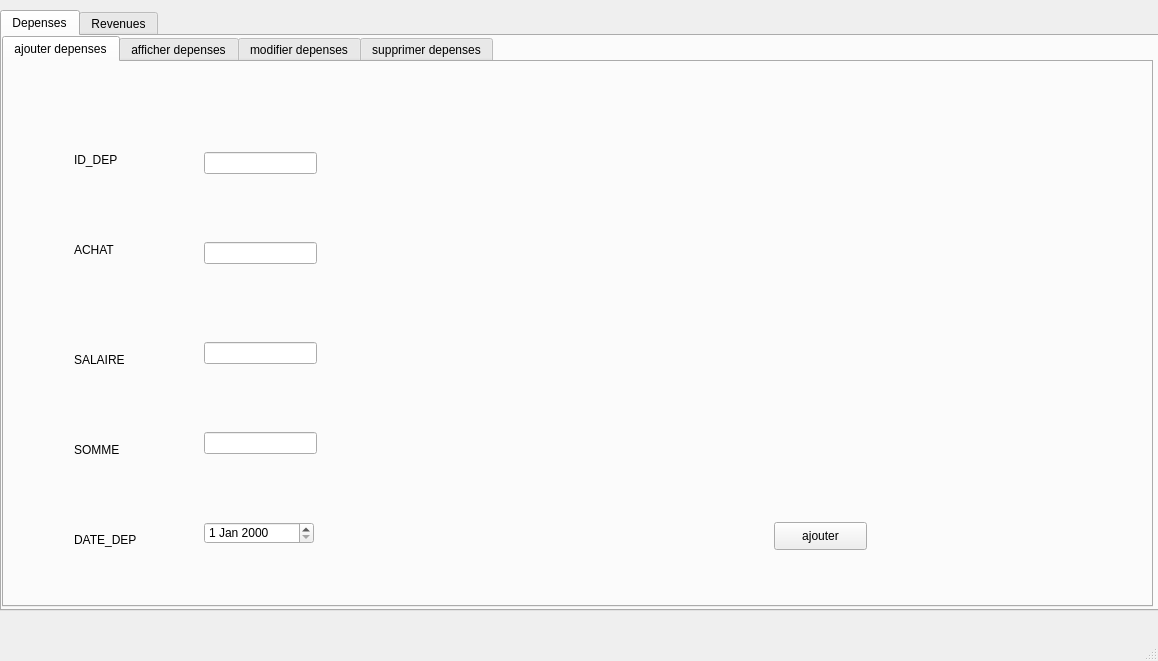
<?xml version="1.0" encoding="UTF-8"?>
<ui version="4.0">
 <class>MainWindow</class>
 <widget class="QMainWindow" name="MainWindow">
  <property name="geometry">
   <rect>
    <x>0</x>
    <y>0</y>
    <width>1158</width>
    <height>661</height>
   </rect>
  </property>
  <property name="windowTitle">
   <string>MainWindow</string>
  </property>
  <widget class="QWidget" name="centralwidget">
   <widget class="QTabWidget" name="tabWidget">
    <property name="geometry">
     <rect>
      <x>0</x>
      <y>10</y>
      <width>1161</width>
      <height>601</height>
     </rect>
    </property>
    <property name="currentIndex">
     <number>0</number>
    </property>
    <widget class="QWidget" name="tab">
     <attribute name="title">
      <string>Depenses</string>
     </attribute>
     <widget class="QTabWidget" name="tabWidget_3">
      <property name="geometry">
       <rect>
        <x>0</x>
        <y>0</y>
        <width>1151</width>
        <height>571</height>
       </rect>
      </property>
      <property name="currentIndex">
       <number>0</number>
      </property>
      <widget class="QWidget" name="tab_5">
       <attribute name="title">
        <string>ajouter depenses</string>
       </attribute>
       <widget class="QLabel" name="label_19">
        <property name="geometry">
         <rect>
          <x>70</x>
          <y>90</y>
          <width>56</width>
          <height>16</height>
         </rect>
        </property>
        <property name="text">
         <string>ID_DEP</string>
        </property>
       </widget>
       <widget class="QLabel" name="label_20">
        <property name="geometry">
         <rect>
          <x>70</x>
          <y>180</y>
          <width>56</width>
          <height>16</height>
         </rect>
        </property>
        <property name="text">
         <string>ACHAT</string>
        </property>
       </widget>
       <widget class="QLabel" name="label_21">
        <property name="geometry">
         <rect>
          <x>70</x>
          <y>290</y>
          <width>56</width>
          <height>16</height>
         </rect>
        </property>
        <property name="text">
         <string>SALAIRE</string>
        </property>
       </widget>
       <widget class="QLabel" name="label_22">
        <property name="geometry">
         <rect>
          <x>70</x>
          <y>380</y>
          <width>56</width>
          <height>16</height>
         </rect>
        </property>
        <property name="text">
         <string>SOMME</string>
        </property>
       </widget>
       <widget class="QLabel" name="label_23">
        <property name="geometry">
         <rect>
          <x>70</x>
          <y>470</y>
          <width>71</width>
          <height>16</height>
         </rect>
        </property>
        <property name="text">
         <string>DATE_DEP</string>
        </property>
       </widget>
       <widget class="QPushButton" name="ajout_dep">
        <property name="geometry">
         <rect>
          <x>770</x>
          <y>460</y>
          <width>93</width>
          <height>28</height>
         </rect>
        </property>
        <property name="text">
         <string>ajouter</string>
        </property>
       </widget>
       <widget class="QLineEdit" name="ID_DEP">
        <property name="geometry">
         <rect>
          <x>200</x>
          <y>90</y>
          <width>113</width>
          <height>22</height>
         </rect>
        </property>
       </widget>
       <widget class="QLineEdit" name="ACHAT">
        <property name="geometry">
         <rect>
          <x>200</x>
          <y>180</y>
          <width>113</width>
          <height>22</height>
         </rect>
        </property>
       </widget>
       <widget class="QLineEdit" name="SALAIRE">
        <property name="geometry">
         <rect>
          <x>200</x>
          <y>280</y>
          <width>113</width>
          <height>22</height>
         </rect>
        </property>
       </widget>
       <widget class="QLineEdit" name="SOMME">
        <property name="geometry">
         <rect>
          <x>200</x>
          <y>370</y>
          <width>113</width>
          <height>22</height>
         </rect>
        </property>
       </widget>
       <widget class="QDateEdit" name="DATE_DEP">
        <property name="geometry">
         <rect>
          <x>200</x>
          <y>460</y>
          <width>110</width>
          <height>22</height>
         </rect>
        </property>
       </widget>
      </widget>
      <widget class="QWidget" name="tab_7">
       <attribute name="title">
        <string>afficher depenses</string>
       </attribute>
       <widget class="QTableView" name="tab_dep">
        <property name="geometry">
         <rect>
          <x>20</x>
          <y>10</y>
          <width>1121</width>
          <height>521</height>
         </rect>
        </property>
       </widget>
       <widget class="QPushButton" name="ref_dep">
        <property name="geometry">
         <rect>
          <x>970</x>
          <y>450</y>
          <width>93</width>
          <height>28</height>
         </rect>
        </property>
        <property name="text">
         <string>refresh</string>
        </property>
       </widget>
      </widget>
      <widget class="QWidget" name="tab_8">
       <attribute name="title">
        <string>modifier depenses</string>
       </attribute>
       <widget class="QLineEdit" name="ID_DEP3">
        <property name="geometry">
         <rect>
          <x>200</x>
          <y>300</y>
          <width>751</width>
          <height>22</height>
         </rect>
        </property>
       </widget>
       <widget class="QLabel" name="label_26">
        <property name="geometry">
         <rect>
          <x>550</x>
          <y>220</y>
          <width>56</width>
          <height>16</height>
         </rect>
        </property>
        <property name="text">
         <string>ID_DEP</string>
        </property>
       </widget>
       <widget class="QPushButton" name="mod_dep">
        <property name="geometry">
         <rect>
          <x>200</x>
          <y>350</y>
          <width>751</width>
          <height>28</height>
         </rect>
        </property>
        <property name="text">
         <string>modifier</string>
        </property>
       </widget>
       <widget class="QLabel" name="label_27">
        <property name="geometry">
         <rect>
          <x>380</x>
          <y>50</y>
          <width>371</width>
          <height>91</height>
         </rect>
        </property>
        <property name="font">
         <font>
          <pointsize>48</pointsize>
         </font>
        </property>
        <property name="text">
         <string>MODIFIER</string>
        </property>
       </widget>
      </widget>
      <widget class="QWidget" name="tab_9">
       <attribute name="title">
        <string>supprimer depenses</string>
       </attribute>
       <widget class="QPushButton" name="supp_dep">
        <property name="geometry">
         <rect>
          <x>130</x>
          <y>390</y>
          <width>881</width>
          <height>28</height>
         </rect>
        </property>
        <property name="text">
         <string>supprimer</string>
        </property>
       </widget>
       <widget class="QLabel" name="label_24">
        <property name="geometry">
         <rect>
          <x>550</x>
          <y>200</y>
          <width>56</width>
          <height>16</height>
         </rect>
        </property>
        <property name="text">
         <string>ID_DEP</string>
        </property>
       </widget>
       <widget class="QLineEdit" name="ID_DEP2">
        <property name="geometry">
         <rect>
          <x>130</x>
          <y>280</y>
          <width>891</width>
          <height>22</height>
         </rect>
        </property>
       </widget>
       <widget class="QLabel" name="label_25">
        <property name="geometry">
         <rect>
          <x>410</x>
          <y>60</y>
          <width>321</width>
          <height>61</height>
         </rect>
        </property>
        <property name="font">
         <font>
          <pointsize>36</pointsize>
         </font>
        </property>
        <property name="text">
         <string>SUPPRIMER</string>
        </property>
       </widget>
      </widget>
     </widget>
    </widget>
    <widget class="QWidget" name="tab_2">
     <attribute name="title">
      <string>Revenues</string>
     </attribute>
     <widget class="QTabWidget" name="tabWidget_2">
      <property name="geometry">
       <rect>
        <x>10</x>
        <y>10</y>
        <width>1161</width>
        <height>561</height>
       </rect>
      </property>
      <property name="currentIndex">
       <number>0</number>
      </property>
      <widget class="QWidget" name="tab_3">
       <attribute name="title">
        <string>Ajouter Revenue</string>
       </attribute>
       <widget class="QLabel" name="label">
        <property name="geometry">
         <rect>
          <x>60</x>
          <y>60</y>
          <width>56</width>
          <height>16</height>
         </rect>
        </property>
        <property name="text">
         <string>ID_REV</string>
        </property>
       </widget>
       <widget class="QLabel" name="label_2">
        <property name="geometry">
         <rect>
          <x>60</x>
          <y>130</y>
          <width>91</width>
          <height>16</height>
         </rect>
        </property>
        <property name="text">
         <string>CONSOMATION</string>
        </property>
       </widget>
       <widget class="QLabel" name="label_3">
        <property name="geometry">
         <rect>
          <x>60</x>
          <y>210</y>
          <width>101</width>
          <height>16</height>
         </rect>
        </property>
        <property name="text">
         <string>REV_SPONSOR</string>
        </property>
       </widget>
       <widget class="QLabel" name="label_4">
        <property name="geometry">
         <rect>
          <x>60</x>
          <y>290</y>
          <width>71</width>
          <height>16</height>
         </rect>
        </property>
        <property name="text">
         <string>REV_ABON</string>
        </property>
       </widget>
       <widget class="QLabel" name="label_5">
        <property name="geometry">
         <rect>
          <x>60</x>
          <y>360</y>
          <width>101</width>
          <height>16</height>
         </rect>
        </property>
        <property name="text">
         <string>DATE_REV</string>
        </property>
       </widget>
       <widget class="QLineEdit" name="REV_SPONSOR">
        <property name="geometry">
         <rect>
          <x>190</x>
          <y>200</y>
          <width>113</width>
          <height>22</height>
         </rect>
        </property>
       </widget>
       <widget class="QPushButton" name="ajout_rev">
        <property name="geometry">
         <rect>
          <x>720</x>
          <y>420</y>
          <width>93</width>
          <height>28</height>
         </rect>
        </property>
        <property name="text">
         <string>Ajouter</string>
        </property>
       </widget>
       <widget class="QLineEdit" name="ID_REV">
        <property name="geometry">
         <rect>
          <x>200</x>
          <y>60</y>
          <width>113</width>
          <height>22</height>
         </rect>
        </property>
       </widget>
       <widget class="QLineEdit" name="CONSOMATION">
        <property name="geometry">
         <rect>
          <x>200</x>
          <y>130</y>
          <width>113</width>
          <height>22</height>
         </rect>
        </property>
        <property name="text">
         <string/>
        </property>
       </widget>
       <widget class="QLineEdit" name="REV_ABON">
        <property name="geometry">
         <rect>
          <x>200</x>
          <y>290</y>
          <width>113</width>
          <height>22</height>
         </rect>
        </property>
       </widget>
       <widget class="QDateEdit" name="DATE_REV">
        <property name="geometry">
         <rect>
          <x>180</x>
          <y>350</y>
          <width>110</width>
          <height>22</height>
         </rect>
        </property>
       </widget>
      </widget>
      <widget class="QWidget" name="tab_4">
       <attribute name="title">
        <string>Afficher Revenues</string>
       </attribute>
       <widget class="QPushButton" name="ref_rev">
        <property name="geometry">
         <rect>
          <x>1010</x>
          <y>460</y>
          <width>93</width>
          <height>28</height>
         </rect>
        </property>
        <property name="text">
         <string>Refresh</string>
        </property>
       </widget>
       <widget class="QTableView" name="tab_rev">
        <property name="geometry">
         <rect>
          <x>10</x>
          <y>20</y>
          <width>1101</width>
          <height>481</height>
         </rect>
        </property>
       </widget>
       <zorder>tab_rev</zorder>
       <zorder>ref_rev</zorder>
      </widget>
      <widget class="QWidget" name="M">
       <attribute name="title">
        <string>Modifier Revenues</string>
       </attribute>
       <widget class="QLineEdit" name="ID_REV3">
        <property name="geometry">
         <rect>
          <x>220</x>
          <y>260</y>
          <width>671</width>
          <height>22</height>
         </rect>
        </property>
       </widget>
       <widget class="QLabel" name="label_7">
        <property name="geometry">
         <rect>
          <x>530</x>
          <y>160</y>
          <width>56</width>
          <height>16</height>
         </rect>
        </property>
        <property name="text">
         <string>ID_REV</string>
        </property>
       </widget>
       <widget class="QLabel" name="label_8">
        <property name="geometry">
         <rect>
          <x>390</x>
          <y>40</y>
          <width>331</width>
          <height>81</height>
         </rect>
        </property>
        <property name="font">
         <font>
          <pointsize>48</pointsize>
          <weight>75</weight>
          <bold>true</bold>
         </font>
        </property>
        <property name="text">
         <string>Modifier</string>
        </property>
       </widget>
       <widget class="QPushButton" name="modifier">
        <property name="geometry">
         <rect>
          <x>220</x>
          <y>310</y>
          <width>671</width>
          <height>28</height>
         </rect>
        </property>
        <property name="text">
         <string>Modifier</string>
        </property>
       </widget>
      </widget>
      <widget class="QWidget" name="tab_6">
       <attribute name="title">
        <string>Supprimer Revenues</string>
       </attribute>
       <widget class="QPushButton" name="supp_rev">
        <property name="geometry">
         <rect>
          <x>230</x>
          <y>340</y>
          <width>671</width>
          <height>28</height>
         </rect>
        </property>
        <property name="text">
         <string>Supprimer</string>
        </property>
       </widget>
       <widget class="QLineEdit" name="ID_REV2">
        <property name="geometry">
         <rect>
          <x>230</x>
          <y>270</y>
          <width>671</width>
          <height>22</height>
         </rect>
        </property>
       </widget>
       <widget class="QLabel" name="label_6">
        <property name="geometry">
         <rect>
          <x>540</x>
          <y>170</y>
          <width>56</width>
          <height>16</height>
         </rect>
        </property>
        <property name="text">
         <string>ID_REV</string>
        </property>
       </widget>
       <widget class="QLabel" name="label_9">
        <property name="geometry">
         <rect>
          <x>370</x>
          <y>10</y>
          <width>421</width>
          <height>111</height>
         </rect>
        </property>
        <property name="font">
         <font>
          <pointsize>48</pointsize>
          <weight>75</weight>
          <bold>true</bold>
         </font>
        </property>
        <property name="text">
         <string>Supprimer</string>
        </property>
       </widget>
      </widget>
     </widget>
    </widget>
   </widget>
  </widget>
  <widget class="QMenuBar" name="menubar">
   <property name="geometry">
    <rect>
     <x>0</x>
     <y>0</y>
     <width>1158</width>
     <height>26</height>
    </rect>
   </property>
  </widget>
  <widget class="QStatusBar" name="statusbar"/>
 </widget>
 <resources/>
 <connections/>
</ui>
